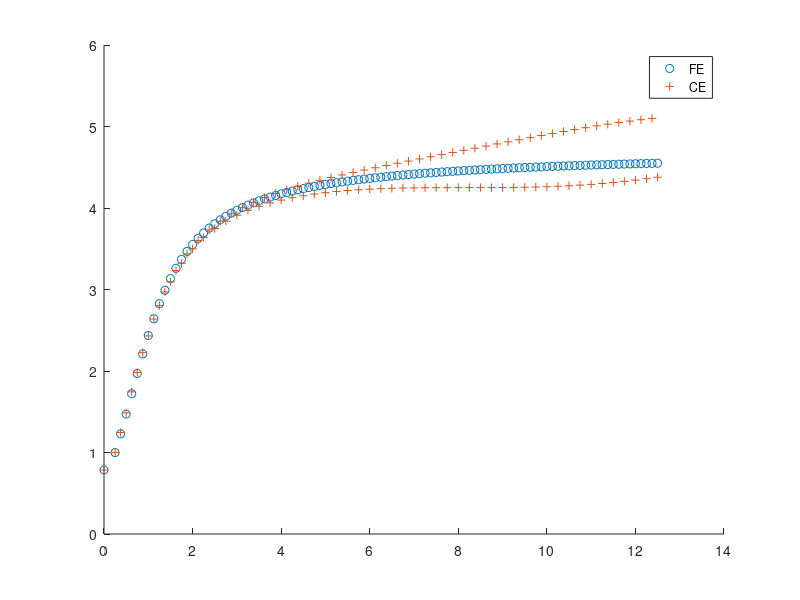

The MATLAB source for this figure:
% notes 9/11
close all
clear all
clc


theta_0 = pi/4;
h=0.125; 
n=100;
A = 1;

u_FE(1) = theta_0;
t(1) = 0;

for i=2:n
    u_FE(i) = u_FE(i-1) + h*(A+sin(u_FE(i-1)));
    t(i) = i*h;
end

u_CE(1)=theta_0;
u_CE(2)=u_FE(2);

for i=3:n
    u_CE(i) = u_CE(i-2)+2*h*(A+sin(u_CE(i-1)));
end

figure
hold on
plot(t, u_FE, 'o')
plot( t, u_CE, '+')
legend('FE', 'CE')


